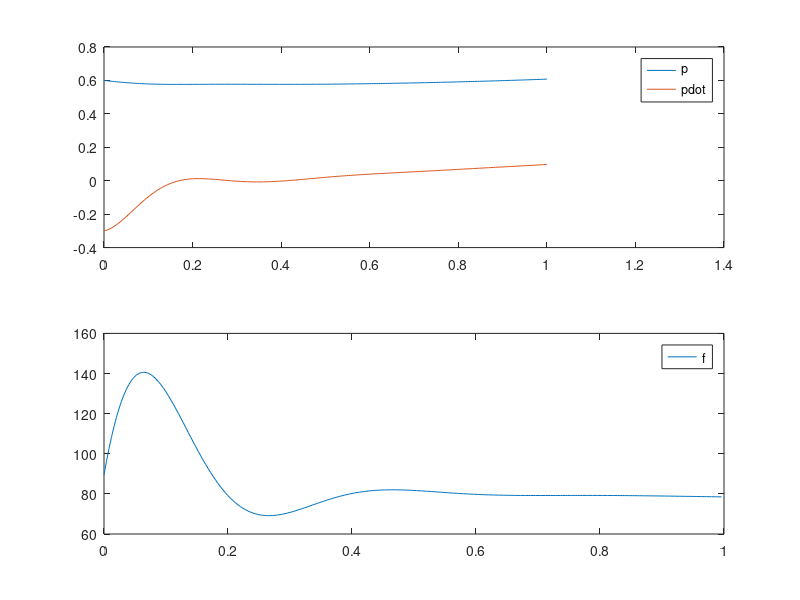

MATLAB code for this plot:
function startercode150858
[T,X,U,XFORDISPLAY] = RunSimulation;
PlotResults(T,X,U);
p = mat2str(XFORDISPLAY(1),4)
pdot = mat2str(XFORDISPLAY(2),4)
end

function [actuators,data] = initControlSystem(sensors,references,parameters,data)
%%%%%%%%%%%%%%%%%%
% MODIFY
% 27*pDD+8*pD+90*cos(p)==f
data.A = [0, 1; -0.3328, -0.2963];
data.B = [0; 0.0370];
data.C = [1, 0];
data.xhat = [0; 0];
data.u = 0;

pcon = [-3, -1.5];
pobs = [-9, -4.5];

data.K = acker(data.A, data.B, pcon);
data.L = acker(data.A', data.C', pobs)';
data.K
data.L
%
%%%%%%%%%%%%%%%%%%
[actuators,data] = runControlSystem(sensors,references,parameters,data);
end

function [actuators,data] = runControlSystem(sensors,references,parameters,data)
%%%%%%%%%%%%%%%%%%
% MODIFY
pE = -.1;
fE = 90*cos(pE); % if y = pdot don't take deriv, if y = p = pE take deriv
u = -data.K*data.xhat;
y = sensors.pdot;
%y = sensors.p-pE;
data.xhat=data.xhat+(data.A*data.xhat+data.B*u-data.L*(data.C*data.xhat-y))*parameters.tStep;
actuators.f = u + fE;
%
%%%%%%%%%%%%%%%%%%
end

function [T,X,U,XFORDISPLAY] = RunSimulation
[t,x,tStep,nSteps,nStepsForDisplay] = InitSimulation;
T = t;
X = x;
U = [];
controller.init = @initControlSystem;
controller.run = @runControlSystem;
controller.sensors = GetSensors(t,x);
controller.references = struct;
controller.parameters = struct('tStep',tStep);
controller.data = struct;
[controller.actuators,controller.data] = ...
    controller.init(controller.sensors, ...
                    controller.references, ...
                    controller.parameters, ...
                    controller.data);
for iStep = 1:nSteps
    u = GetInput(controller.actuators);
    [t,x] = ode45(@(t,x) GetXDot(t,x,u),[t t+tStep],x);
    t = t(end);
    x = x(end,:)';
    controller.sensors = GetSensors(t,x);
    [controller.actuators,controller.data] = ...
    controller.run(controller.sensors, ...
                    controller.references, ...
                    controller.parameters, ...
                    controller.data);
    T = [T t];
    X = [X x];
    U = [U u];
    if iStep==nStepsForDisplay
        XFORDISPLAY = x;
    end
end
end

function [t,x,tStep,nSteps,nStepsForDisplay] = InitSimulation
t = 0;
x = [0.60; -0.30];
tStep = 0.004;
nStepsForDisplay = 25;
nSteps = 250;
end

function u = GetInput(actuators)
u = actuators.f;
end

function sensors = GetSensors(t,x)
sensors.t = t;
sensors.pdot = x(2);
end

function xdot = GetXDot(t,x,u)
xdot = [x(2); (1/27)*(-(8*x(2)+90*cos(x(1)))+u(1))];
end

function PlotResults(T,X,U)
clf;
subplot(2,1,1);
plot(T,X);
legend('p','pdot');
subplot(2,1,2);
plot(T(1:end-1),U);
legend('f');
end
